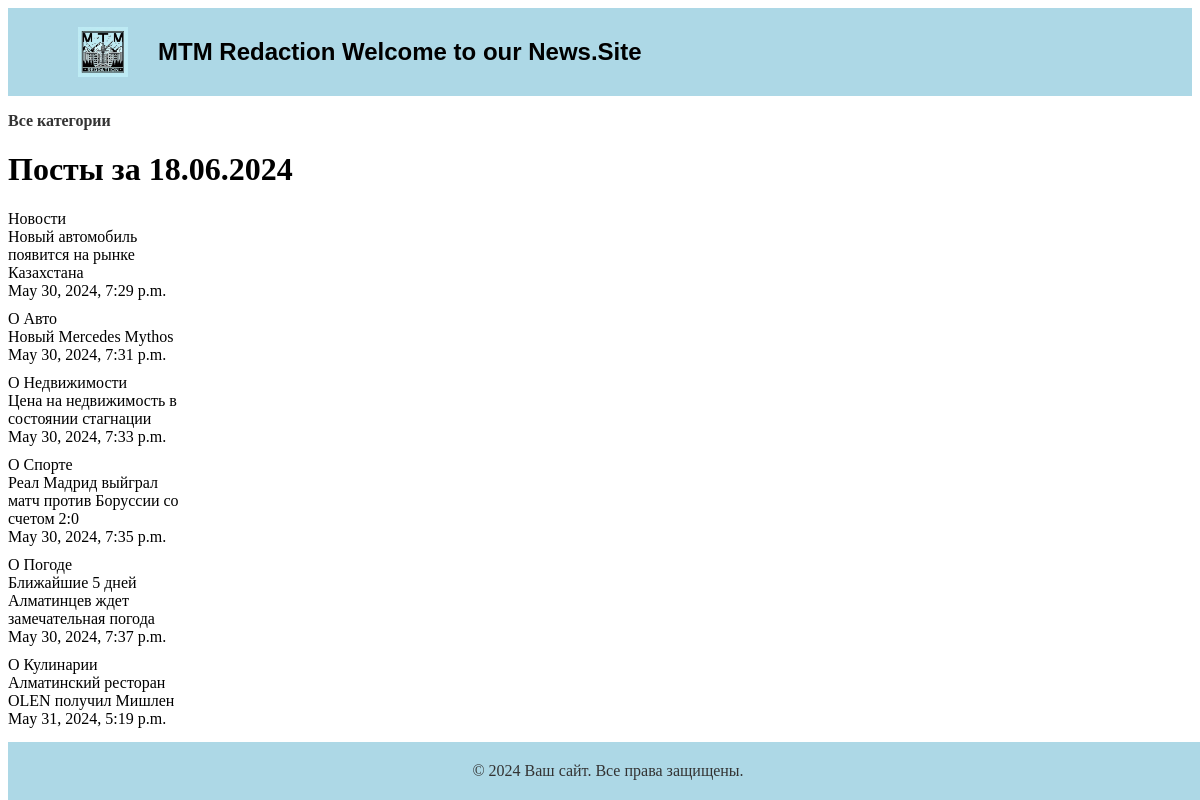
Screenshot of /news_today/ with the database file from the repository.
### myapp/models.py (models this page shows, shortened)
class Posts(models.Model):
    title=models.CharField(max_length=255)
    content=models.CharField(max_length=110)
    is_published=models.BooleanField(blank=True,default=True)
    photo=models.ImageField('photo=photo/%Y/%n/%d/')
    time=models.DateField()
    time_create=models.DateTimeField(auto_now_add=True)
    time_update=models.DateTimeField(auto_now_add=True)
    categoria=models.ForeignKey(Category, on_delete=models.PROTECT, null=True)
    class meta:
        verbose_name="Пост"
        verbose_name_plural="Посты"

### myapp/views.py (the view)
# urls.py: path('news_today/',views.news_today, name='news_today'),
def news_today(request):
    posts=Posts.objects.all()
    return render(request, 'news_today.html',{'posts':posts})

### myapp/templates/news_today.html (shortened to what this page needs)
{% extends "home.html" %}
    {% block news %}
    <h1 id="currentDate"></h1>
    <ul>
        {% for i in posts %}
            <li>{{i.title}} <br> {{i.content}} <br> {{i.time_update}} </li>
        {% endfor %}
    </ul>
    {% endblock news %}

### myapp/static/css/home.css (style rules this page uses)
ul { list-style-type: none; padding: 0; width:15%; }
ul li { margin: 10px 0; }

### rows the page displays
Posts: title "Новости", content "Новый автомобиль появится на рынке Казахстана", time_update "May 30, 2024, 7:29 p.m."
Posts: title "О Авто", content "Новый Mercedes Mythos", time_update "May 30, 2024, 7:31 p.m."
Posts: title "О Недвижимости", content "Цена на недвижимость в состоянии стагнации", time_update "May 30, 2024, 7:33 p.m."
Posts: title "О Спорте", content "Реал Мадрид выйграл матч против Боруссии со счетом 2:0", time_update "May 30, 2024, 7:35 p.m."
Posts: title "О Погоде", content "Ближайшие 5 дней Алматинцев ждет замечательная погода", time_update "May 30, 2024, 7:37 p.m."
Posts: title "О Кулинарии", content "Алматинский ресторан OLEN получил Мишлен", time_update "May 31, 2024, 5:19 p.m."
